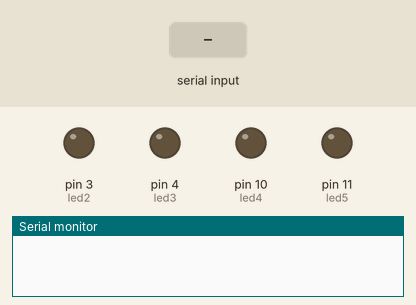
Simulated run of this sketch. Board: Arduino Uno, built with avr-gcc and run on an emulated ATmega328P. Parts: output pins drawn as LEDs (lit = HIGH), the last lines printed to the serial monitor. The test bench sets the inputs (shaded band).

Above: at 1.2 s.
1.3 s: "*forward" received over Serial
At 2.1 s:
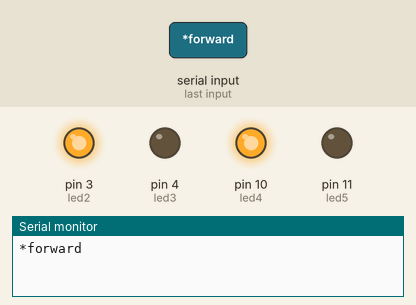
2.8 s: "*backward" received over Serial
At 3.6 s:
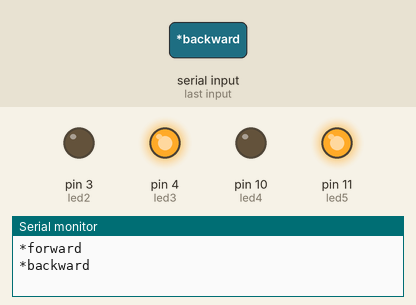
4.3 s: "*left" received over Serial
At 5.5 s:
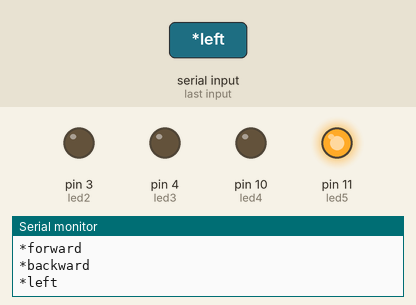
5.8 s: "*right" received over Serial
At 7.2 s:
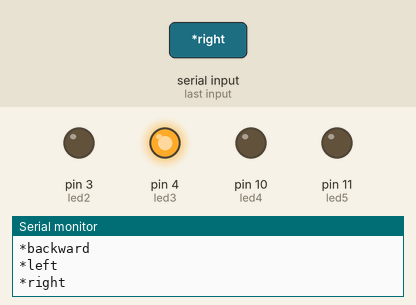
Timing chart, 0 to 8.3 s (numbered marks = the images above; inputs shaded):
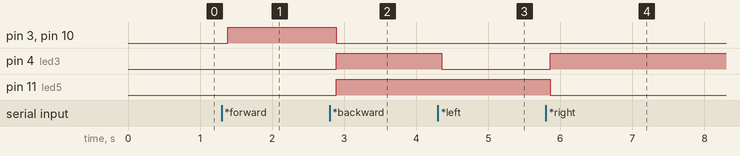

The sketch:

voice_robot.ino
```cpp
String voice;
int

led2 = 3, //Connect LED 2 To Pin #3
led3 = 4, //Connect LED 3 To Pin #4
led4 = 10, //Connect LED 4 To Pin #5
led5 = 11; //Connect LED 5 To Pin #6
//--------------------------Call A Function-------------------------------//
void forward(){

     digitalWrite(led2, HIGH);
     digitalWrite(led4, HIGH);
     digitalWrite(led3, LOW);
     digitalWrite(led5, LOW);
}
void backward(){

     digitalWrite(led3, HIGH);
     digitalWrite(led2, LOW);
     digitalWrite(led4, LOW);
     digitalWrite(led5, HIGH);
}
void left(){

     digitalWrite(led3, LOW);
     digitalWrite(led2, LOW);
     digitalWrite(led4, LOW);
     digitalWrite(led5, HIGH);
}
void right(){

     digitalWrite(led3, HIGH);
     digitalWrite(led2, LOW);
     digitalWrite(led4, LOW);
     digitalWrite(led5, LOW);
}
void wait(){

     digitalWrite(led3, LOW);
     digitalWrite(led2, LOW);
     digitalWrite(led4, LOW);
     digitalWrite(led5, LOW);
}
//-----------------------------------------------------------------------//
void setup() {
  Serial.begin(9600);
 // pinMode(led1, OUTPUT);
  pinMode(led2, OUTPUT);
  pinMode(led3, OUTPUT);
  pinMode(led4, OUTPUT);
  pinMode(led5, OUTPUT);
}
//-----------------------------------------------------------------------//
void loop() {
  while (Serial.available()){  //Check if there is an available byte to read
  delay(10); //Delay added to make thing stable
  char c = Serial.read(); //Conduct a serial read
  if (c == '#') {break;} //Exit the loop when the # is detected after the word
  voice += c; //Shorthand for voice = voice + c
  }
  if (voice.length() > 0) {
    Serial.println(voice);
//-----------------------------------------------------------------------//
  //----------Control Multiple Pins/ LEDs----------//
       if(voice == "*forward") {forward();}  //Turn Off All Pins (Call Function)
  else if(voice == "*backward"){backward();} //Turn On  All Pins (Call Function)

  //----------Turn On One-By-One----------//

  else if(voice == "*left") {left();}
  else if(voice == "*right") {right();}
  else if(voice == "*wait") {wait();}

voice="";}} //Reset the variable after initiating
```

Measured:
- after the input at 1.3 s, pin 3 (led2), pin 10 (led4): LOW → HIGH after 0.08 s
- after the input at 2.8 s, pin 3 (led2), pin 10 (led4): HIGH → LOW after 0.09 s; pin 4 (led3), pin 11 (led5): LOW → HIGH after 0.09 s
- after the input at 4.3 s, pin 4 (led3): HIGH → LOW after 0.05 s
- after the input at 5.8 s, pin 4 (led3): LOW → HIGH after 0.06 s; pin 11 (led5): HIGH → LOW after 0.06 s
